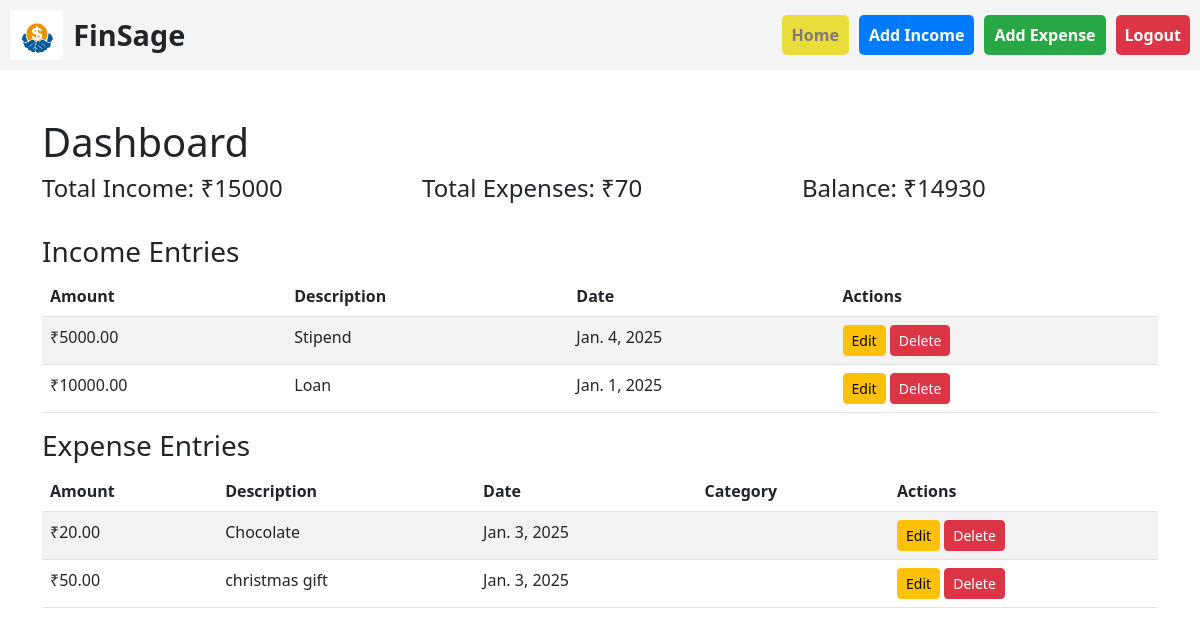
Page /dashboard/ (signed in) on the committed database.
### finances/models.py (models this page shows, shortened)
class Income(models.Model):
    amount = models.DecimalField(max_digits=10, decimal_places=2)
    description = models.CharField(max_length=255)
    date = models.DateField()
    user = models.ForeignKey('auth.User', on_delete=models.CASCADE)
    class Meta:
        verbose_name = "Income"
        verbose_name_plural = "Incomes"
        ordering = ['-date']
        indexes = [
            models.Index(fields=['user']),
            models.Index(fields=['date']),
        ]

class Expense(models.Model):
    amount = models.DecimalField(max_digits=10, decimal_places=2)
    description = models.CharField(max_length=255)
    date = models.DateField()
    user = models.ForeignKey(User, on_delete=models.CASCADE)
    class Meta:
        verbose_name = "Expense"
        verbose_name_plural = "Expenses"
        ordering = ['-date']
        indexes = [
            models.Index(fields=['user']),
            models.Index(fields=['date']),
        ]

### finances/views.py (the view)
# urls.py: path('dashboard/', views.dashboard, name='dashboard'),
@login_required
def dashboard(request):
    incomes = Income.objects.filter(user=request.user)
    expenses = Expense.objects.filter(user=request.user)
    total_income = incomes.aggregate(Sum('amount'))['amount__sum'] or 0
    total_expenses = expenses.aggregate(Sum('amount'))['amount__sum'] or 0
    balance = total_income - total_expenses
    return render(request, 'finances/dashboard.html', {
        'incomes': incomes,
        'expenses': expenses,
        'total_income': total_income,
        'total_expenses': total_expenses,
        'balance': balance
    })

### finances/templates/finances/dashboard.html (shortened to what this page needs)
<!DOCTYPE html>
<html lang="en">
    <header style="display: flex; align-items: center; padding: 10px; background-color: #f4f4f4; justify-content: space-between;">
        <div style="display: flex; align-items: center;">
            <img alt="FinSage Logo" style="height: 50px; margin-right: 10px;">
            <span style="font-size: 1.8em; font-weight: bold;">FinSage</span>
        </div>
        <div style="display: flex; gap: 10px;">
            <a href="{% url 'finances:home' %}" class="btn" style="background-color: #e9dd3b; color: rgb(131, 120, 120); padding: 7px 9px; border-radius: 5px; font-weight: 600; text-decoration: none;">Home</a>
            <a href="{% url 'finances:add_income' %}" class="btn" style="background-color: #007bff; color: white; padding: 7px 9px; border-radius: 5px; font-weight: 600; text-decoration: none;">Add Income</a>
            <a href="{% url 'finances:add_expense' %}" class="btn" style="background-color: #28a745; color: white; padding: 7px 9px; border-radius: 5px; font-weight: 600; text-decoration: none;">Add Expense</a>
            <a href="/logout" class="logout-button" style="display: inline-flex; align-items: center; background-color: #dc3545; color: white; padding: 7px 9px; border-radius: 5px; font-weight: 600; text-decoration: none;">
                 Logout
            </a>
        </div>
    </header>
    <link href="https://cdn.jsdelivr.net/npm/bootstrap@5.3.0-alpha1/dist/css/bootstrap.min.css" rel="stylesheet">
</head>
<body>
    <div class="container mt-5">
        <h1>Dashboard</h1>
        <div class="row mb-4">
            <div class="col-md-4">
                <h4>Total Income: ₹{{ total_income }}</h4>
            </div>
            <div class="col-md-4">
                <h4>Total Expenses: ₹{{ total_expenses }}</h4>
            </div>
            <div class="col-md-4">
                <h4>Balance: ₹{{ balance }}</h4>
            </div>
        </div>
        <h3>Income Entries</h3>
        <table class="table table-striped">
            <thead>
                <tr>
                    <th>Amount</th>
                    <th>Description</th>
                    <th>Date</th>
                    <th>Actions</th>
                </tr>
            </thead>
            <tbody>
                {% if incomes %}
                    {% for income in incomes %}
                        <tr>
                            <td>₹{{ income.amount }}</td>
                            <td>{{ income.description }}</td>
                            <td>{{ income.date }}</td>
                            <td>
                                <a href="{% url 'finances:edit_income' income.id %}" class="btn btn-warning btn-sm">Edit</a>
                                <a href="{% url 'finances:delete_income' income.id %}" class="btn btn-danger btn-sm" onclick="return confirm('Are you sure you want to delete this income?')">Delete</a>
                            </td>
                        </tr>
                    {% endfor %}
                {% else %}
                    <tr>
                        <td colspan="4">No income entries found.</td>
                    </tr>
                {% endif %}
            </tbody>
        </table>
        <h3>Expense Entries</h3>
        <table class="table table-striped">
            <thead>
                <tr>
                    <th>Amount</th>
                    <th>Description</th>
                    <th>Date</th>
                    <th>Category</th>
                    <th>Actions</th>
                </tr>
            </thead>
            <tbody>
                {% if expenses %}
                    {% for expense in expenses %}
                        <tr>
                            <td>₹{{ expense.amount }}</td>
                            <td>{{ expense.description }}</td>
                            <td>{{ expense.date }}</td>
                            <td>{{ expense.category.name }}</td>
                            <td>
                                <a href="{% url 'finances:edit_expense' expense.id %}" class="btn btn-warning btn-sm">Edit</a>
                                <a href="{% url 'finances:delete_expense' expense.id %}" class="btn btn-danger btn-sm" onclick="return confirm('Are you sure you want to delete this expense?')">Delete</a>
                            </td>
                        </tr>
                    {% endfor %}
                {% else %}
                    <tr>
                        <td colspan="5">No expense entries found.</td>
                    </tr>
                {% endif %}
            </tbody>
        </table>
    </div>
</body>
</html>

### rows in the picture
Income: amount "5000.00", description "Stipend", date "Jan. 4, 2025"
Income: amount "10000.00", description "Loan", date "Jan. 1, 2025"
Expense: amount "20.00", description "Chocolate", date "Jan. 3, 2025"
Expense: amount "50.00", description "christmas gift", date "Jan. 3, 2025"

### other values in the picture
{{ total_income }} "15000"
{{ total_expenses }} "70"
{{ balance }} "14930"
